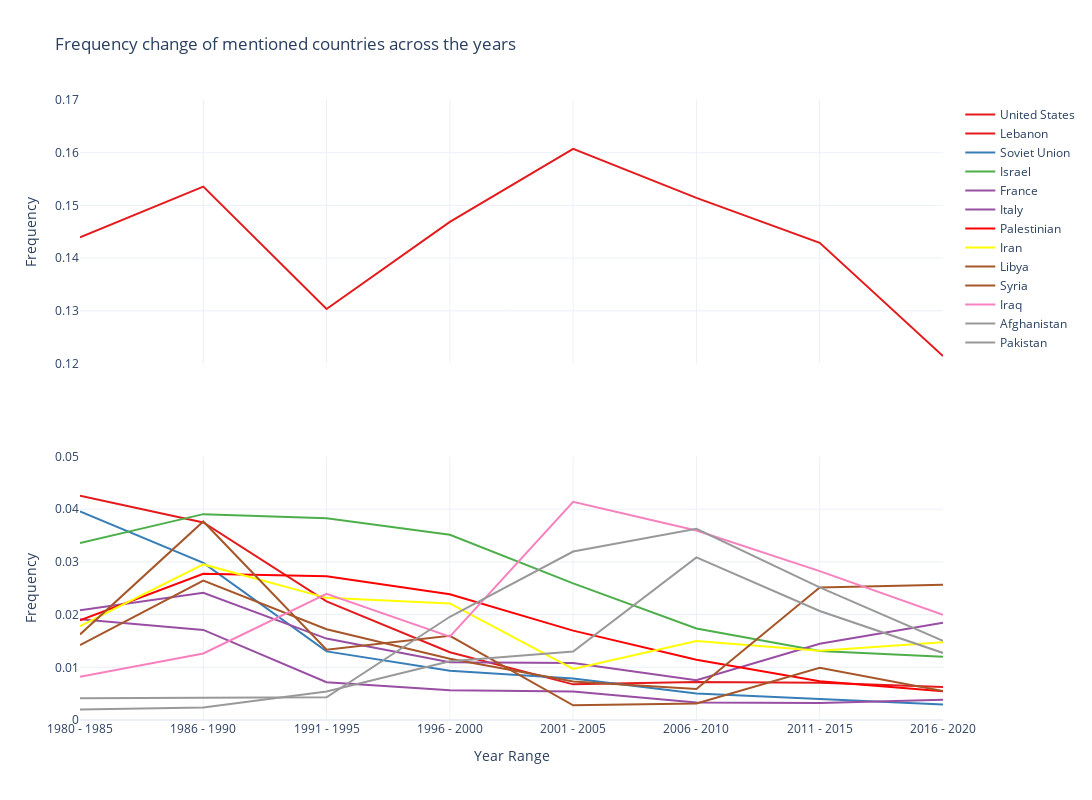

Source (notebook cell):
### Code cell
import plotly.subplots as sp
import plotly.graph_objects as go
import plotly.io as py
import matplotlib.cm as cm
import matplotlib.pyplot as plt

df_output_places_filtered = df_output_places.groupby('place').filter(lambda x:  np.std(x.count_normalized)  >= 0.005)

cmap = plt.colormaps.get_cmap('Set1')

norm = cm.colors.Normalize(vmin=0, vmax=len(df_output_places_filtered['place'].unique())-1)
color_map = {place: 'rgba' + str(cmap(norm(i))) for i, place in enumerate(df_output_places_filtered['place'].unique())}

# Create subplot
fig = sp.make_subplots(rows=2, cols=1, shared_xaxes=True)

for place in df_output_places_filtered['place'].unique():
    df_filtered = df_output_places_filtered[df_output_places_filtered['place'] == place]

    # Add traces to subplot 1
    fig.add_trace(go.Scatter(x=df_filtered['label'], y=df_filtered['count_normalized'], mode='lines', name=place, line=dict(color=color_map[place])), row=1, col=1)

    # Add traces to subplot 2
    fig.add_trace(go.Scatter(x=df_filtered['label'], y=df_filtered['count_normalized'], mode='lines', name=place, showlegend=False, line=dict(color=color_map[place])), row=2, col=1)

# Update layout for subplot 1
fig.update_layout(
    title='Frequency change of countries across the years(',
    title_x=0.5,
    yaxis_title="Frequency",
    yaxis=dict(range=[0.12, 0.17]),  # Set y-axis range for subplot 1
    width=1200,
    height=400,
    template='plotly_white'
)

# Update layout for subplot 2
fig.update_layout(
    title='Frequency change of mentioned countries across the years',
    title_x=0.5,
    yaxis_title="Frequency",
    yaxis2=dict(range=[0, 0.05], title='Frequency'),  # Set y-axis range for subplot 2
    xaxis2=dict(title="Year Range"),  # Set x-axis title for subplot 2
    width=1200,
    height=800,
    template='plotly_white'
)

py.write_image(fig, 'output/places/places_by_years.png')

# Show the plots
fig.show()

### Figure 1 — Plotly figure (JSON) as saved in the notebook; plotly's stock layout.template omitted (floating-point values rounded to 4 significant figures)
{"data": [{"line": {"color": "rgba(0.8941176470588236, 0.10196078431372549, 0.10980392156862745, 1.0)"}, "mode": "lines", "name": "United States", "x": ["1980 - 1985", "1986 - 1990", "1991 - 1995", "1996 - 2000", "2001 - 2005", "2006 - 2010", "2011 - 2015", "2016 - 2020"], "y": [0.144, 0.1536, 0.1303, 0.1469, 0.1607, 0.1514, 0.1429, 0.1214], "type": "scatter", "xaxis": "x", "yaxis": "y"}, {"line": {"color": "rgba(0.8941176470588236, 0.10196078431372549, 0.10980392156862745, 1.0)"}, "mode": "lines", "name": "United States", "showlegend": false, "x": ["1980 - 1985", "1986 - 1990", "1991 - 1995", "1996 - 2000", "2001 - 2005", "2006 - 2010", "2011 - 2015", "2016 - 2020"], "y": [0.144, 0.1536, 0.1303, 0.1469, 0.1607, 0.1514, 0.1429, 0.1214], "type": "scatter", "xaxis": "x2", "yaxis": "y2"}, {"line": {"color": "rgba(0.8941176470588236, 0.10196078431372549, 0.10980392156862745, 1.0)"}, "mode": "lines", "name": "Lebanon", "x": ["1980 - 1985", "1986 - 1990", "1991 - 1995", "1996 - 2000", "2001 - 2005", "2006 - 2010", "2011 - 2015", "2016 - 2020"], "y": [0.04258, 0.03747, 0.02251, 0.01287, 0.006764, 0.00723, 0.007057, 0.006249], "type": "scatter", "xaxis": "x", "yaxis": "y"}, {"line": {"color": "rgba(0.8941176470588236, 0.10196078431372549, 0.10980392156862745, 1.0)"}, "mode": "lines", "name": "Lebanon", "showlegend": false, "x": ["1980 - 1985", "1986 - 1990", "1991 - 1995", "1996 - 2000", "2001 - 2005", "2006 - 2010", "2011 - 2015", "2016 - 2020"], "y": [0.04258, 0.03747, 0.02251, 0.01287, 0.006764, 0.00723, 0.007057, 0.006249], "type": "scatter", "xaxis": "x2", "yaxis": "y2"}, {"line": {"color": "rgba(0.21568627450980393, 0.49411764705882355, 0.7215686274509804, 1.0)"}, "mode": "lines", "name": "Soviet Union", "x": ["1980 - 1985", "1986 - 1990", "1991 - 1995", "1996 - 2000", "2001 - 2005", "2006 - 2010", "2011 - 2015", "2016 - 2020"], "y": [0.03957, 0.02982, 0.01302, 0.009343, 0.007854, 0.005031, 0.003989, 0.002952], "type": "scatter", "xaxis": "x", "yaxis": "y"}, {"line": {"color": "rgba(0.21568627450980393, 0.49411764705882355, 0.7215686274509804, 1.0)"}, "mode": "lines", "name": "Soviet Union", "showlegend": false, "x": ["1980 - 1985", "1986 - 1990", "1991 - 1995", "1996 - 2000", "2001 - 2005", "2006 - 2010", "2011 - 2015", "2016 - 2020"], "y": [0.03957, 0.02982, 0.01302, 0.009343, 0.007854, 0.005031, 0.003989, 0.002952], "type": "scatter", "xaxis": "x2", "yaxis": "y2"}, {"line": {"color": "rgba(0.30196078431372547, 0.6862745098039216, 0.2901960784313726, 1.0)"}, "mode": "lines", "name": "Israel", "x": ["1980 - 1985", "1986 - 1990", "1991 - 1995", "1996 - 2000", "2001 - 2005", "2006 - 2010", "2011 - 2015", "2016 - 2020"], "y": [0.03356, 0.03906, 0.0383, 0.03516, 0.02593, 0.01736, 0.0131, 0.01201], "type": "scatter", "xaxis": "x", "yaxis": "y"}, {"line": {"color": "rgba(0.30196078431372547, 0.6862745098039216, 0.2901960784313726, 1.0)"}, "mode": "lines", "name": "Israel", "showlegend": false, "x": ["1980 - 1985", "1986 - 1990", "1991 - 1995", "1996 - 2000", "2001 - 2005", "2006 - 2010", "2011 - 2015", "2016 - 2020"], "y": [0.03356, 0.03906, 0.0383, 0.03516, 0.02593, 0.01736, 0.0131, 0.01201], "type": "scatter", "xaxis": "x2", "yaxis": "y2"}, {"line": {"color": "rgba(0.596078431372549, 0.3058823529411765, 0.6392156862745098, 1.0)"}, "mode": "lines", "name": "France", "x": ["1980 - 1985", "1986 - 1990", "1991 - 1995", "1996 - 2000", "2001 - 2005", "2006 - 2010", "2011 - 2015", "2016 - 2020"], "y": [0.02084, 0.02415, 0.01545, 0.01098, 0.01084, 0.00753, 0.01448, 0.01846], "type": "scatter", "xaxis": "x", "yaxis": "y"}, {"line": {"color": "rgba(0.596078431372549, 0.3058823529411765, 0.6392156862745098, 1.0)"}, "mode": "lines", "name": "France", "showlegend": false, "x": ["1980 - 1985", "1986 - 1990", "1991 - 1995", "1996 - 2000", "2001 - 2005", "2006 - 2010", "2011 - 2015", "2016 - 2020"], "y": [0.02084, 0.02415, 0.01545, 0.01098, 0.01084, 0.00753, 0.01448, 0.01846], "type": "scatter", "xaxis": "x2", "yaxis": "y2"}, {"line": {"color": "rgba(0.596078431372549, 0.3058823529411765, 0.6392156862745098, 1.0)"}, "mode": "lines", "name": "Italy", "x": ["1980 - 1985", "1986 - 1990", "1991 - 1995", "1996 - 2000", "2001 - 2005", "2006 - 2010", "2011 - 2015", "2016 - 2020"], "y": [0.01913, 0.0171, 0.007174, 0.005655, 0.005385, 0.003299, 0.003222, 0.003841], "type": "scatter", "xaxis": "x", "yaxis": "y"}, {"line": {"color": "rgba(0.596078431372549, 0.3058823529411765, 0.6392156862745098, 1.0)"}, "mode": "lines", "name": "Italy", "showlegend": false, "x": ["1980 - 1985", "1986 - 1990", "1991 - 1995", "1996 - 2000", "2001 - 2005", "2006 - 2010", "2011 - 2015", "2016 - 2020"], "y": [0.01913, 0.0171, 0.007174, 0.005655, 0.005385, 0.003299, 0.003222, 0.003841], "type": "scatter", "xaxis": "x2", "yaxis": "y2"}, {"line": {"color": "rgba(1.0, 0.4980392156862745, 0.0, 1.0)"}, "mode": "lines", "name": "Palestinian", "x": ["1980 - 1985", "1986 - 1990", "1991 - 1995", "1996 - 2000", "2001 - 2005", "2006 - 2010", "2011 - 2015", "2016 - 2020"], "y": [0.01893, 0.02773, 0.02726, 0.02385, 0.01696, 0.01143, 0.007333, 0.005475], "type": "scatter", "xaxis": "x", "yaxis": "y"}, {"line": {"color": "rgba(1.0, 0.4980392156862745, 0.0, 1.0)"}, "mode": "lines", "name": "Palestinian", "showlegend": false, "x": ["1980 - 1985", "1986 - 1990", "1991 - 1995", "1996 - 2000", "2001 - 2005", "2006 - 2010", "2011 - 2015", "2016 - 2020"], "y": [0.01893, 0.02773, 0.02726, 0.02385, 0.01696, 0.01143, 0.007333, 0.005475], "type": "scatter", "xaxis": "x2", "yaxis": "y2"}, {"line": {"color": "rgba(1.0, 1.0, 0.2, 1.0)"}, "mode": "lines", "name": "Iran", "x": ["1980 - 1985", "1986 - 1990", "1991 - 1995", "1996 - 2000", "2001 - 2005", "2006 - 2010", "2011 - 2015", "2016 - 2020"], "y": [0.01783, 0.02952, 0.02318, 0.02213, 0.009681, 0.01499, 0.01313, 0.01476], "type": "scatter", "xaxis": "x", "yaxis": "y"}, {"line": {"color": "rgba(1.0, 1.0, 0.2, 1.0)"}, "mode": "lines", "name": "Iran", "showlegend": false, "x": ["1980 - 1985", "1986 - 1990", "1991 - 1995", "1996 - 2000", "2001 - 2005", "2006 - 2010", "2011 - 2015", "2016 - 2020"], "y": [0.01783, 0.02952, 0.02318, 0.02213, 0.009681, 0.01499, 0.01313, 0.01476], "type": "scatter", "xaxis": "x2", "yaxis": "y2"}, {"line": {"color": "rgba(0.6509803921568628, 0.33725490196078434, 0.1568627450980392, 1.0)"}, "mode": "lines", "name": "Libya", "x": ["1980 - 1985", "1986 - 1990", "1991 - 1995", "1996 - 2000", "2001 - 2005", "2006 - 2010", "2011 - 2015", "2016 - 2020"], "y": [0.01623, 0.03767, 0.01335, 0.01598, 0.002789, 0.003132, 0.00991, 0.005504], "type": "scatter", "xaxis": "x", "yaxis": "y"}, {"line": {"color": "rgba(0.6509803921568628, 0.33725490196078434, 0.1568627450980392, 1.0)"}, "mode": "lines", "name": "Libya", "showlegend": false, "x": ["1980 - 1985", "1986 - 1990", "1991 - 1995", "1996 - 2000", "2001 - 2005", "2006 - 2010", "2011 - 2015", "2016 - 2020"], "y": [0.01623, 0.03767, 0.01335, 0.01598, 0.002789, 0.003132, 0.00991, 0.005504], "type": "scatter", "xaxis": "x2", "yaxis": "y2"}, {"line": {"color": "rgba(0.6509803921568628, 0.33725490196078434, 0.1568627450980392, 1.0)"}, "mode": "lines", "name": "Syria", "x": ["1980 - 1985", "1986 - 1990", "1991 - 1995", "1996 - 2000", "2001 - 2005", "2006 - 2010", "2011 - 2015", "2016 - 2020"], "y": [0.01423, 0.02644, 0.01722, 0.01164, 0.007309, 0.005864, 0.02513, 0.02565], "type": "scatter", "xaxis": "x", "yaxis": "y"}, {"line": {"color": "rgba(0.6509803921568628, 0.33725490196078434, 0.1568627450980392, 1.0)"}, "mode": "lines", "name": "Syria", "showlegend": false, "x": ["1980 - 1985", "1986 - 1990", "1991 - 1995", "1996 - 2000", "2001 - 2005", "2006 - 2010", "2011 - 2015", "2016 - 2020"], "y": [0.01423, 0.02644, 0.01722, 0.01164, 0.007309, 0.005864, 0.02513, 0.02565], "type": "scatter", "xaxis": "x2", "yaxis": "y2"}, {"line": {"color": "rgba(0.9686274509803922, 0.5058823529411764, 0.7490196078431373, 1.0)"}, "mode": "lines", "name": "Iraq", "x": ["1980 - 1985", "1986 - 1990", "1991 - 1995", "1996 - 2000", "2001 - 2005", "2006 - 2010", "2011 - 2015", "2016 - 2020"], "y": [0.008215, 0.01262, 0.02395, 0.01582, 0.04138, 0.03595, 0.02826, 0.01998], "type": "scatter", "xaxis": "x", "yaxis": "y"}, {"line": {"color": "rgba(0.9686274509803922, 0.5058823529411764, 0.7490196078431373, 1.0)"}, "mode": "lines", "name": "Iraq", "showlegend": false, "x": ["1980 - 1985", "1986 - 1990", "1991 - 1995", "1996 - 2000", "2001 - 2005", "2006 - 2010", "2011 - 2015", "2016 - 2020"], "y": [0.008215, 0.01262, 0.02395, 0.01582, 0.04138, 0.03595, 0.02826, 0.01998], "type": "scatter", "xaxis": "x2", "yaxis": "y2"}, {"line": {"color": "rgba(0.6, 0.6, 0.6, 1.0)"}, "mode": "lines", "name": "Afghanistan", "x": ["1980 - 1985", "1986 - 1990", "1991 - 1995", "1996 - 2000", "2001 - 2005", "2006 - 2010", "2011 - 2015", "2016 - 2020"], "y": [0.004107, 0.004274, 0.004304, 0.01959, 0.03196, 0.03628, 0.02516, 0.01502], "type": "scatter", "xaxis": "x", "yaxis": "y"}, {"line": {"color": "rgba(0.6, 0.6, 0.6, 1.0)"}, "mode": "lines", "name": "Afghanistan", "showlegend": false, "x": ["1980 - 1985", "1986 - 1990", "1991 - 1995", "1996 - 2000", "2001 - 2005", "2006 - 2010", "2011 - 2015", "2016 - 2020"], "y": [0.004107, 0.004274, 0.004304, 0.01959, 0.03196, 0.03628, 0.02516, 0.01502], "type": "scatter", "xaxis": "x2", "yaxis": "y2"}, {"line": {"color": "rgba(0.6, 0.6, 0.6, 1.0)"}, "mode": "lines", "name": "Pakistan", "x": ["1980 - 1985", "1986 - 1990", "1991 - 1995", "1996 - 2000", "2001 - 2005", "2006 - 2010", "2011 - 2015", "2016 - 2020"], "y": [0.002004, 0.002385, 0.005408, 0.01115, 0.01298, 0.03085, 0.02068, 0.01273], "type": "scatter", "xaxis": "x", "yaxis": "y"}, {"line": {"color": "rgba(0.6, 0.6, 0.6, 1.0)"}, "mode": "lines", "name": "Pakistan", "showlegend": false, "x": ["1980 - 1985", "1986 - 1990", "1991 - 1995", "1996 - 2000", "2001 - 2005", "2006 - 2010", "2011 - 2015", "2016 - 2020"], "y": [0.002004, 0.002385, 0.005408, 0.01115, 0.01298, 0.03085, 0.02068, 0.01273], "type": "scatter", "xaxis": "x2", "yaxis": "y2"}], "layout": {"xaxis": {"anchor": "y", "domain": [0.0, 1.0], "matches": "x2", "showticklabels": false}, "yaxis": {"anchor": "x", "domain": [0.575, 1.0], "title": {"text": "Frequency"}, "range": [0.12, 0.17]}, "xaxis2": {"anchor": "y2", "domain": [0.0, 1.0], "title": {"text": "Year Range"}}, "yaxis2": {"anchor": "x2", "domain": [0.0, 0.425], "range": [0, 0.05], "title": {"text": "Frequency"}}, "title": {"text": "Frequency change of mentioned countries across the years"}, "width": 1200, "height": 800}}
